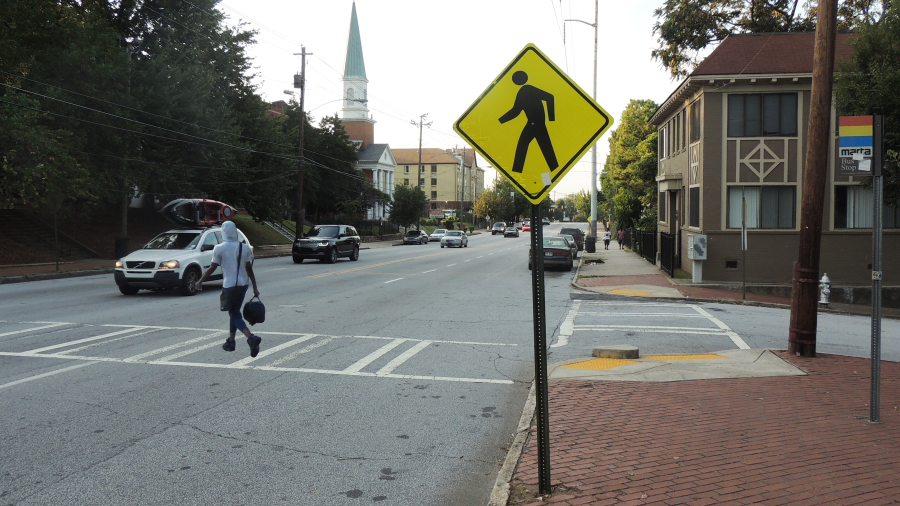
%> input picture Inventory_Pic_1.jpg, 1800 x 1012 px (shown at 1/2 size)
$ octave --eval "result = main_seeg(imread('Inventory_Pic_1.jpg'));"   (GNU Octave 9; MATLAB toolbox functions it lacks are replaced by stand-ins)
%> lines starting %> are read from the running program, lines starting %| are printed output that depends on the picture
function [ SegmentedSign ] = main_seeg( inputImage )
scaleDownFactor = 1 / 2;
scaleUpFactor = 2;
%scale road signs image down for fast and accurate performance of imfindcircles
roadSign = imresize(inputImage, scaleDownFactor);
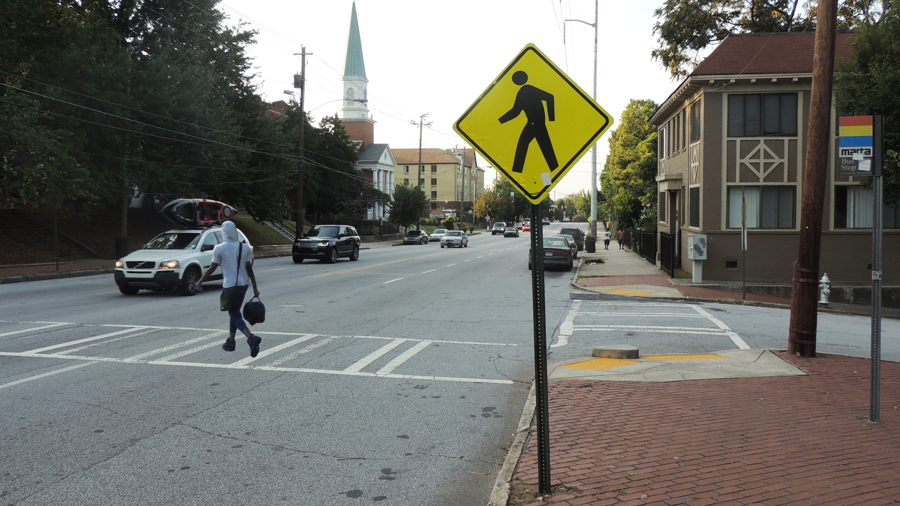
%> roadSign: size 506x900x3 uint8; mean R, G, B 112.4, 112.4, 105.9
%get input road signs image dimensions
[H W Z] = size(roadSign);
%> H = 506; W = 900; Z = 3
% figure, imshow(roadSign);

%find circle signs in the input road signs image
[centers, radii, metric] = imfindcircles(roadSign, [round(W * .01) round(W * .99)], ...
    'ObjectPolarity', 'dark');
%> centers = [255.3 312.8; 701.6 40.4; 207.2 283.1; 655.9 178.4]; radii = [13.93; 17.15; 28.37; 88.73]; metric = [0.391; 0.171; 0.147; 0.109]

%visual test
% viscircles(centers, radii,'EdgeColor','b');

%if circle signs were detected
if(~isempty(centers))
    %sign shape
    SignShape = 1;

    %calculate window size of sign
    SegmentedSign = imcrop(roadSign, [centers(1, 1) - radii(1) centers(1, 2) - radii(1) ...
        radii(1) * 2 radii(1) * 2]);
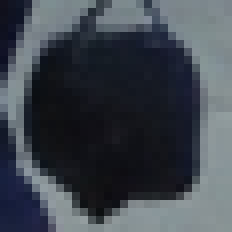
%> SegmentedSign: size 29x29x3 uint8 (shown 8 times larger); mean R, G, B 63.4, 69.7, 77.8
SegmentedSign = imresize(SegmentedSign, scaleUpFactor);
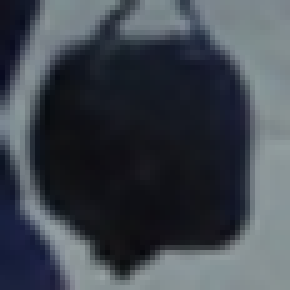
%> SegmentedSign: size 58x58x3 uint8 (shown 5 times larger); mean R, G, B 63.4, 69.7, 77.8

SegmentedSign = imresize(SegmentedSign,[100,100]);
%> SegmentedSign: size 100x100x3 uint8
    figure, imshow(SegmentedSign);


end

$ run again, on 2.1.jpg
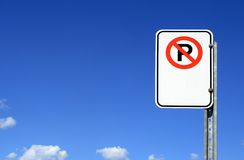
%> input picture 2.1.jpg, 244 x 160 px
%> in main_seeg, `roadSign = imresize(inputImage, scaleDownFactor);`:
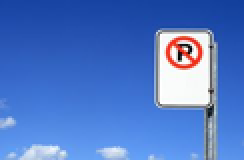
%> roadSign: size 80x122x3 uint8 (shown 2 times larger); mean R, G, B 80.3, 120.4, 198.9
%> centers = [92.5 26.71; 105 56; 21.97 71.33]; radii = [7.06; 1.66; 2.56]; metric = [0.975; 0.489; 0.17]
%> in main_seeg, `SegmentedSign = imresize(SegmentedSign,[100,100]);`:
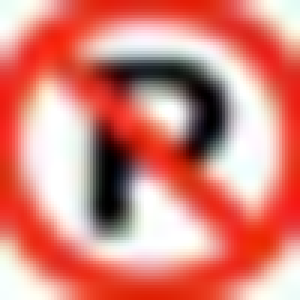
%> SegmentedSign: size 100x100x3 uint8 (shown 3 times larger); mean R, G, B 215.4, 132.4, 122.3
